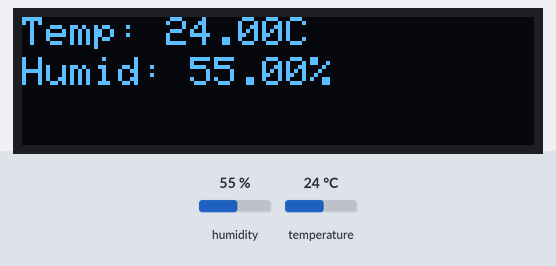
A sketch run on a simulated ESP8266 (NodeMCU). Shown: 128×32 one-colour display. The inputs (shaded band) are chosen by the test bench; at power-on: humidity 55 %, temperature 24 °C. WiFi joins after 1.5 s; servers stay silent unless stated; what the sketch prints to the serial monitor is not drawn.

Above: at 1.6 s.

The sketch:

Temp_and_Humidity_Sensor.ino
```cpp
#include <Adafruit_GFX.h>
#include <Adafruit_SSD1306.h>
#include "DHT.h"
#include <ESP8266WiFi.h>
#include <ESP8266HTTPClient.h>
#include <ArduinoJson.h>

#define SCREEN_WIDTH 128 // Largeur de l'écran OLED en pixels
#define SCREEN_HEIGHT 32 // Hauteur de l'écran OLED en pixels
#define OLED_RESET     -1 // Pas utilisé

Adafruit_SSD1306 display(SCREEN_WIDTH, SCREEN_HEIGHT, &Wire, OLED_RESET);

#define SDA_PIN 19
#define SCL_PIN 22

#define DHTPIN D5     // Broche où est connecté le DHT22
#define DHTTYPE DHT22   // DHT 22 (AM2302)

const char* ssid = "Livebox-E190";
const char* password = "AE64iEHxDuw5NpCFfE";
const char* serverUrl = "http://192.168.1.20:3000/sensor-data";

String DEVICE_ID;
const char* DEVICE_NAME = "Salon Sensor DHT22";

DHT dht(DHTPIN, DHTTYPE);
WiFiClient client;

void setup() {
    Serial.begin(115200);

    WiFi.begin(ssid, password);
    Serial.println("Tentative de connexion au Wi-Fi...");

    while (WiFi.status() != WL_CONNECTED) {
        delay(500);
        Serial.print(".");
    }

    Serial.println("");
    Serial.println("Connecté au Wi-Fi.");
    Serial.print("Adresse IP: ");
    Serial.println(WiFi.localIP());

    DEVICE_ID = WiFi.macAddress(); // Définition de l'ID du dispositif
    Serial.print("Device ID (MAC): ");
    Serial.println(DEVICE_ID);

    // Initialisation de l'écran OLED
    Wire.begin(SDA_PIN, SCL_PIN);
    if(!display.begin(SSD1306_SWITCHCAPVCC, 0x3C)) {
        Serial.println(F("SSD1306 allocation failed"));
        for(;;); // Boucle infinie en cas d'échec
    }
    display.clearDisplay();

    // Initialisation du capteur DHT
    dht.begin();
}

void loop() {
    float humidity = dht.readHumidity();
    float temperature = dht.readTemperature();

    if (isnan(humidity) || isnan(temperature)) {
        Serial.println(F("Failed to read from DHT sensor!"));
    } else {
        Serial.print(F("Humidity: "));
        Serial.print(humidity);
        Serial.print(F("%, Temperature: "));
        Serial.print(temperature);
        Serial.println(F("C"));

        display.clearDisplay();
        display.setTextSize(1);
        display.setTextColor(SSD1306_WHITE);
        display.setCursor(0,0);
        display.print(F("Temp: "));
        display.print(temperature);
        display.println(F("C"));
        display.setCursor(0, 10);
        display.print(F("Humid: "));
        display.print(humidity);
        display.println(F("%"));
        display.display();
    }

    delay(300000); // Attendre 5 minutes

    if (WiFi.status() == WL_CONNECTED) {
        HTTPClient http;
        http.begin(client, serverUrl);

        http.addHeader("Content-Type", "application/json");

        StaticJsonDocument<300> jsonDoc;
        jsonDoc["temperature"] = temperature;
        jsonDoc["humidity"] = humidity;
        jsonDoc["deviceId"] = DEVICE_ID;
        jsonDoc["deviceName"] = DEVICE_NAME;

        String requestBody;
        serializeJson(jsonDoc, requestBody);

        int httpResponseCode = http.POST(requestBody);

        if (httpResponseCode > 0) {
            String response = http.getString();
            Serial.println(response);
        } else {
            Serial.print("Error on sending POST: ");
            Serial.println(httpResponseCode);
        }

        http.end();
    }
}
```
